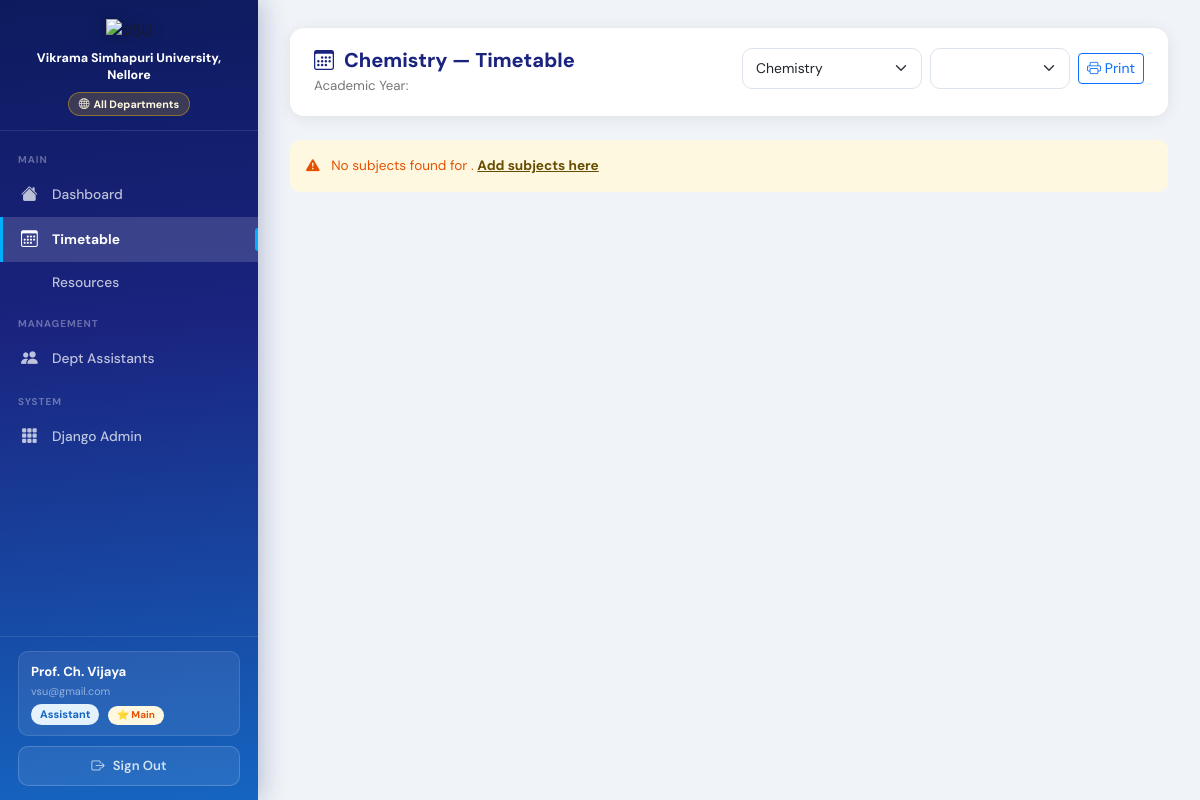
Page /timetable/ (signed in) on the committed database.
### accounts/models.py (models this page shows, shortened)
class User(AbstractBaseUser, PermissionsMixin):
    ROLE_CHOICES = [
        ('assistant', 'Assistant'),
        ('faculty',   'Faculty'),
        ('student',   'Student'),
    ]
    email         = models.EmailField(unique=True)
    full_name     = models.CharField(max_length=150)
    department    = models.CharField(max_length=200, blank=True, default='')
    role          = models.CharField(max_length=20, choices=ROLE_CHOICES, default='student')
    semester      = models.CharField(max_length=5, choices=SEMESTER_CHOICES, blank=True, default='')
    academic_year = models.CharField(max_length=10, blank=True, default='', help_text='e.g. 2024-25')
    is_active     = models.BooleanField(default=True)
    is_staff      = models.BooleanField(default=False)
    date_joined   = models.DateTimeField(auto_now_add=True)
    USERNAME_FIELD  = 'email'
    REQUIRED_FIELDS = ['full_name']
    objects = UserManager()
    class Meta:
        verbose_name        = 'User'
        verbose_name_plural = 'Users'
        ordering            = ['role', 'email']
    @property
    def is_assistant(self):
        return self.role == 'assistant'
    @property
    def is_faculty(self):
        return self.role == 'faculty'
    @property
    def is_student(self):
        return self.role == 'student'
    @property
    def is_dept_assistant(self):
        return self.role == 'assistant' and bool((self.department or '').strip())

### core/views.py (the view, shortened to what this page needs)
# urls.py: path('timetable/',          views.timetable_view,    name='timetable'),
@login_required
def timetable_view(request):
    is_super  = _is_super(request)
    user_dept = _user_dept(request)
    is_faculty = request.user.is_faculty
    if is_super:
        selected_dept = request.GET.get('dept', '') or request.POST.get('dept', '')
        if not selected_dept:
            depts = _all_departments()
            selected_dept = depts[0] if depts else ''
        tt_filter = {'department': selected_dept} if selected_dept else {}
    else:
        selected_dept = user_dept
        tt_filter     = {'department': user_dept} if user_dept else {}
    years = list(
        Subject.objects.filter(**tt_filter)
        .order_by('-year').values_list('year', flat=True).distinct()
    )
    selected_year = (
        request.POST.get('year') or request.GET.get('year') or (years[0] if years else '')
    )
    timetable, workload, semesters = {}, {}, []
    if selected_year:
        timetable, workload, semesters = generate_timetable(
            selected_year, selected_dept or None
        )
    faculty_code = None
    context = {
        'days':            DAYS,
        'year':            selected_year,
        'years':           years,
        'semesters':       semesters,
        'timetable':       timetable,
        'workload':        workload,
        'faculty_code':    faculty_code,
        'morning_slots':   TIME_SLOTS[:3],
        'afternoon_slots': TIME_SLOTS[3:],
        'current_dept':    selected_dept,
        'all_depts':       _all_departments() if is_super else [],
        'is_super':        is_super,
        'user_dept':       user_dept,
    }
    return render(request, 'core/timetable.html', context)

### core/views.py (called while the page is built)
def _user_dept(request):
    return (getattr(request.user, 'department', '') or '').strip()

def _is_super(request):
    return request.user.is_authenticated and request.user.is_assistant and not _user_dept(request)

def _all_departments():
    subject_depts = set(
        Subject.objects.exclude(department='')
        .values_list('department', flat=True).distinct()
    )
    user_depts = set(
        User.objects.exclude(department='').filter(role='assistant')
        .values_list('department', flat=True).distinct()
    )
    prereg_depts = set(
        PreRegisteredUser.objects.exclude(department='').filter(role='assistant')
        .values_list('department', flat=True).distinct()
    )
    return sorted(subject_depts | user_depts | prereg_depts)

### templates/core/timetable.html (shortened to what this page needs)
{% extends "base.html" %}
{% load core_tags %}
{% block content %}
<div class="page-hdr">
  <div>
    <h4><i class="bi bi-calendar3"></i>
      {% if current_dept %}{{ current_dept }} — {% elif user.department %}{{ user.department }} — {% endif %}Timetable
    </h4>
    <p>
      Academic Year: <strong>{{ year }}</strong>
    </p>
  </div>
  <div class="d-flex flex-wrap gap-2 align-items-center no-print">
    {% if is_super and all_depts %}
    <form method="GET" class="d-flex gap-2">
      <select name="dept" class="form-select form-select-sm" style="width:180px" onchange="this.form.submit()">
        {% for d in all_depts %}
          <option value="{{ d }}" {% if d == current_dept %}selected{% endif %}>{{ d }}</option>
        {% endfor %}
      </select>
    </form>
    {% endif %}
    <form method="POST" class="d-flex gap-2">
      <select name="year" class="form-select form-select-sm" style="width:140px" onchange="this.form.submit()">
      </select>
    </form>
    <button onclick="window.print()" class="btn btn-outline-primary btn-sm">
      <i class="bi bi-printer"></i> Print
    </button>
  </div>
</div>
{% if not timetable %}
  <div class="alert alert-warning">
    <i class="bi bi-exclamation-triangle-fill me-2"></i>
    No subjects found for <strong>{{ year }}</strong>.
    {% if user.is_assistant %}
      <a href="{% url 'manage_subjects' %}?year={{ year }}" class="alert-link">Add subjects here</a>
    {% endif %}
  </div>
{% endif %}
{% endblock %}

### templates/base.html (shortened to what this page needs)
{% load static %}
<!DOCTYPE html>
<html lang="en">
<head>
<link href="https://cdn.jsdelivr.net/npm/bootstrap@5.3.0/dist/css/bootstrap.min.css" rel="stylesheet">
<link href="https://cdn.jsdelivr.net/npm/bootstrap-icons@1.11.0/font/bootstrap-icons.css" rel="stylesheet">
</head>
<body>
<aside class="sidebar">
  <div class="sidebar-brand">
    <img src="https://upload.wikimedia.org/wikipedia/en/7/70/Vikrama_Simhapuri_University_Logo.png" alt="VSU">
    <h6>Vikrama Simhapuri University, Nellore</h6>
    {% if user.is_authenticated %}
      {% if user.department %}
        <span class="dept-badge"><i class="bi bi-building-fill me-1"></i>{{ user.department }}</span>
      {% else %}
        <span class="super-badge"><i class="bi bi-globe me-1"></i>All Departments</span>
      {% endif %}
    {% else %}
      <small style="color:rgba(255,255,255,.5)">Timetable Management System</small>
    {% endif %}
  </div>
  <nav class="sidebar-nav">
    <div class="nav-label">Main</div>
    <a href="{% url 'dashboard' %}"
       class="nav-link-item {% if request.resolver_match.url_name == 'dashboard' %}active{% endif %}">
      <i class="bi bi-house-fill"></i><span>Dashboard</span>
    </a>
    <a href="{% url 'timetable' %}"
       class="nav-link-item {% if request.resolver_match.url_name == 'timetable' %}active{% endif %}">
      <i class="bi bi-calendar3"></i><span>Timetable</span>
    </a>
    <a href="{% url 'resources' %}"
       class="nav-link-item {% if request.resolver_match.url_name == 'resources' %}active{% endif %}">
      <span>Resources</span>
    </a>
    {% if user.is_assistant %}
    <div class="nav-label">Management</div>
    {% if user.is_dept_assistant %}
    <a href="{% url 'manage_subjects' %}"
       class="nav-link-item {% if request.resolver_match.url_name == 'manage_subjects' %}active{% endif %}">
      <i class="bi bi-book-fill"></i><span>Subjects</span>
    </a>
    <a href="{% url 'manage_faculty' %}"
       class="nav-link-item {% if request.resolver_match.url_name == 'manage_faculty' %}active{% endif %}">
      <i class="bi bi-person-badge-fill"></i><span>Faculty</span>
    </a>
    <a href="{% url 'manage_users' %}"
       class="nav-link-item {% if request.resolver_match.url_name == 'manage_users' %}active{% endif %}">
      <i class="bi bi-people-fill"></i><span>Users</span>
    </a>
    <a href="{% url 'manage_resources' %}"
       class="nav-link-item {% if request.resolver_match.url_name == 'manage_resources' %}active{% endif %}">
      <i class="bi bi-cloud-upload-fill"></i><span>Upload Resources</span>
    </a>
    {% else %}
    <a href="{% url 'manage_users' %}"
       class="nav-link-item {% if request.resolver_match.url_name == 'manage_users' %}active{% endif %}">
      <i class="bi bi-people-fill"></i><span>Dept Assistants</span>
    </a>
    {% endif %}
    <div class="nav-label">System</div>
    <a href="/admin/" class="nav-link-item" target="_blank">
      <i class="bi bi-grid-3x3-gap-fill"></i><span>Django Admin</span>
    </a>
    {% endif %}
  </nav>
  <div class="sidebar-footer">
    <div class="user-card">
      <div class="name">{{ user.full_name }}</div>
      <div class="email">{{ user.email }}</div>
      <span class="role-pill role-{{ user.role }}">{{ user.role|title }}</span>
      {% if user.role == 'assistant' %}
        {% if user.department %}
          <span class="role-pill ms-1" style="background:#e8f5e9;color:#2e7d32;font-size:.62rem;">Dept Asst</span>
        {% else %}
          <span class="role-pill ms-1" style="background:#fff8e1;color:#e65100;font-size:.62rem;">⭐ Main</span>
        {% endif %}
      {% endif %}
    </div>
    <form method="POST" action="{% url 'logout' %}" style="margin:0;">
      <button type="submit" class="btn-signout">
        <i class="bi bi-box-arrow-right"></i><span>Sign Out</span>
      </button>
    </form>
  </div>
</aside>
<main class="main">
  {% block content %}{% endblock %}
</main>
</body>
</html>

### templates/base.html (style rules this page uses)
:root { --primary: #1a237e; --primary-mid: #1565c0; --primary-lt: #1976d2; --accent: #00b0ff; --sidebar-w: 258px; --radius: 14px; --shadow: 0 2px 16px rgba(0,0,0,.08); }
*, *::before, *::after { box-sizing: border-box; margin: 0; padding: 0; }
body { font-family: 'DM Sans', sans-serif; background: #f0f4f9; min-height: 100vh; color: #1a1a2e; }
.sidebar { width: var(--sidebar-w); min-height: 100vh; background: linear-gradient(175deg, #0d1b5e 0%, #1a237e 40%, #1565c0 100%); position: fixed; top: 0; left: 0; z-index: 200; display: flex; flex-direction: column; box-shadow: 4px 0 24px rgba(13,27,94,.25); }
.sidebar-brand { padding: 18px 16px 14px; border-bottom: 1px solid rgba(255,255,255,.1); text-align: center; }
.sidebar-brand img { height: 48px; filter: drop-shadow(0 2px 8px rgba(0,0,0,.4)); }
.sidebar-brand h6 { color: white; font-size: .78rem; font-weight: 800; margin: 7px 0 2px; line-height: 1.4; }
.sidebar-brand .super-badge { display: inline-block; margin-top: 5px; background: rgba(255,193,7,.18); border: 1px solid rgba(255,193,7,.4); color: #fff8e1; font-size: .67rem; font-weight: 700; padding: 3px 10px; border-radius: 20px; }
.sidebar-nav { flex: 1; padding: 8px 0; overflow-y: auto; }
.nav-label { padding: 14px 18px 4px; font-size: .62rem; font-weight: 700; text-transform: uppercase; letter-spacing: .1em; color: rgba(255,255,255,.35); }
.nav-link-item { display: flex; align-items: center; gap: 11px; padding: 10px 18px; color: rgba(255,255,255,.72); text-decoration: none; font-size: .86rem; font-weight: 500; border-left: 3px solid transparent; transition: all .15s; position: relative; }
.nav-link-item i { font-size: 1.05rem; width: 20px; flex-shrink: 0; }
.nav-link-item.active { background: rgba(255,255,255,.15); color: white; border-left-color: var(--accent); font-weight: 700; }
.nav-link-item.active::after { content: ''; position: absolute; right: 0; top: 25%; height: 50%; width: 3px; background: var(--accent); border-radius: 3px 0 0 3px; }
.sidebar-footer { padding: 14px 18px; border-top: 1px solid rgba(255,255,255,.1); }
.user-card { background: rgba(255,255,255,.08); border: 1px solid rgba(255,255,255,.12); border-radius: 10px; padding: 10px 12px; margin-bottom: 10px; }
.user-card .name { color: white; font-size: .82rem; font-weight: 700; }
.user-card .email { color: rgba(255,255,255,.5); font-size: .68rem; margin-top: 1px; }
.role-pill { display: inline-block; padding: 2px 9px; border-radius: 20px; font-size: .68rem; font-weight: 700; margin-top: 5px; }
.role-assistant { background: #e3f2fd; color: #1565c0; }
.btn-signout { display: flex; align-items: center; justify-content: center; gap: 8px; width: 100%; padding: 9px; background: rgba(255,255,255,.08); border: 1px solid rgba(255,255,255,.18); color: rgba(255,255,255,.8); border-radius: 10px; font-size: .82rem; font-weight: 600; transition: .15s; cursor: pointer; }
.main { margin-left: var(--sidebar-w); padding: 28px 32px; min-height: 100vh; }
.page-hdr { display: flex; align-items: flex-start; justify-content: space-between; flex-wrap: wrap; gap: 12px; background: white; border-radius: var(--radius); padding: 20px 24px; margin-bottom: 24px; box-shadow: var(--shadow); }
.page-hdr h4 { font-size: 1.25rem; font-weight: 800; color: var(--primary); display: flex; align-items: center; gap: 10px; margin: 0; }
.page-hdr p { color: #777; font-size: .83rem; margin: 4px 0 0; }
.alert { border-radius: 10px; font-size: .85rem; border: none; }
.alert-warning { background: #fff8e1; color: #e65100; }
.form-control, .form-select { border-radius: 10px; padding: 9px 13px; border: 1.5px solid #dde3ed; font-size: .87rem; font-family: 'DM Sans', sans-serif; }

### rows in the picture
User: full_name "Prof. Ch. Vijaya", email "vsu@gmail.com", role "Assistant"

### other values in the picture
{{ current_dept }} "Chemistry"
form field dept "Chemistry"
